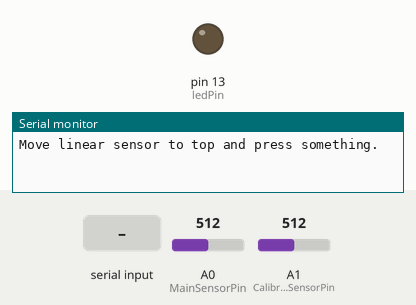
Bench run of a sketch on a simulated Arduino Uno, built with avr-gcc and run on an emulated ATmega328P. Parts: output pins drawn as LEDs (lit = HIGH), the last lines printed to the serial monitor. Inputs (shaded band) come from the test bench; at power-on: A0 (MainSensorPin) = 512, A1 (CalibrateSensorPin) = 512.

Above: at 0.8 s.
0.9 s: "1" received over Serial
At 2.3 s:
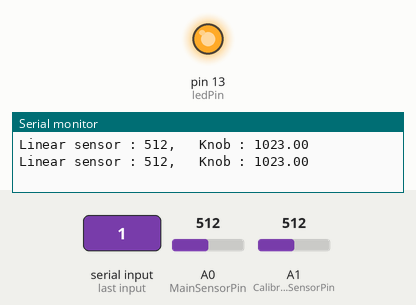
Timing chart, 0 to 3.9 s (numbered marks = the images above; inputs shaded):
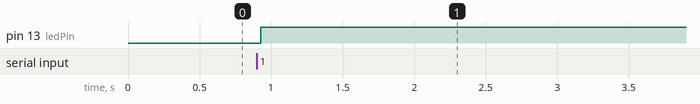

The sketch:

tapor-test-code.ino
```cpp
int MainSensorPin = A0;   // Linear potentimeter
int CalibrateSensorPin = A1; // Knob
int ledPin = LED_BUILTIN;      // select the pin for the LED
int sensorValue = 0;  // variable to store the value coming from the sensor
float correct_dist = 100;
int tolerance = 100;
int main_sensor_top = 1023;
int main_sensor_bot = 0;

void setup() {
  pinMode(ledPin, OUTPUT);
  Serial.begin(9600);
  calibrate_main_sensor();
}

void calibrate_main_sensor() {
  Serial.println("Move linear sensor to top and press something.");
  while(!Serial.available());
  main_sensor_top = analogRead(MainSensorPin);
  Serial.println("Move linear sensor to bottom and press something.");
  while(!Serial.available());
  main_sensor_bot = analogRead(MainSensorPin);
  if (main_sensor_top > main_sensor_bot){
    Serial.println("Calibration finished");
  }

}

void loop() {
  sensorValue = analogRead(MainSensorPin);
  Serial.print("Linear sensor : ");
  Serial.print(sensorValue);
  correct_dist = map(main_sensor_bot, main_sensor_top, 0, 1023, analogRead(CalibrateSensorPin));
  Serial.print(",\t Knob : ");
  Serial.println(correct_dist);
  if (sensorValue > (correct_dist - tolerance) || sensorValue < (correct_dist + tolerance)){
    digitalWrite(ledPin, HIGH); // ok to fitting
  }
  else {
    digitalWrite(ledPin, LOW); // something worng
  }
  delay(1000);
}
```

Measured:
- after the input at 0.9 s, pin 13 (ledPin): LOW → HIGH at once
